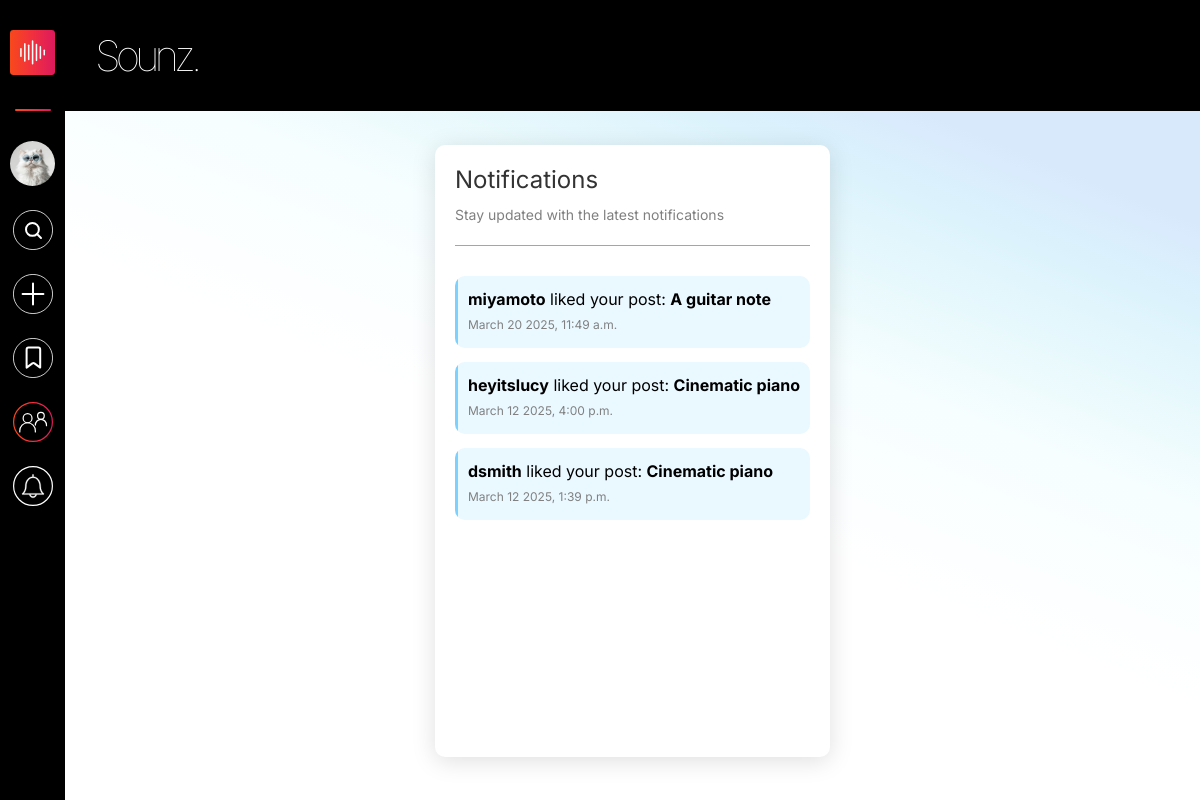
Before: /notifications/ (signed in) with the older database file.
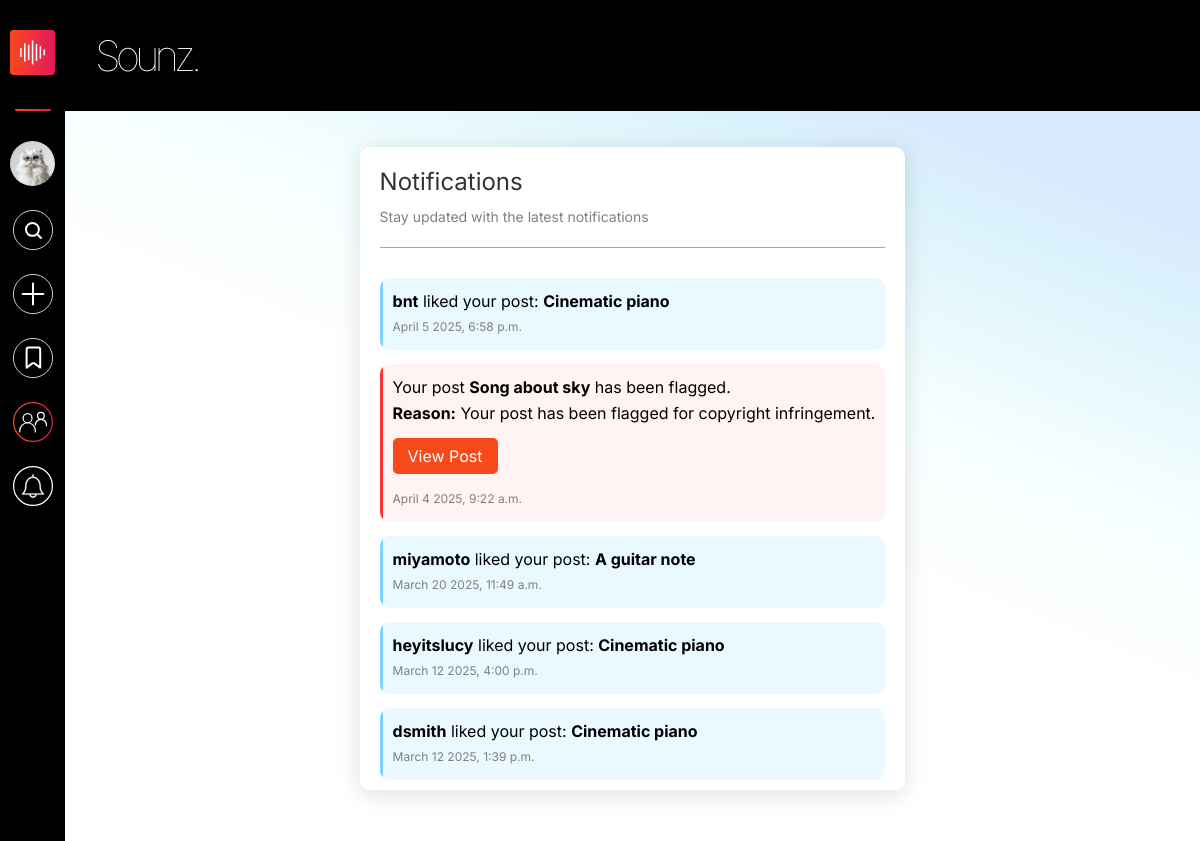
After: the same page with the newer database file.
### users/models.py (models this page shows, shortened)
class Notification(models.Model):
    NOTIFICATION_TYPES = (
        ('like', 'Like'),
        ('collab', 'Collaboration Request'),
        ('flagged', 'Post Flagged'),
    )
    STATUS_CHOICES = [
        ('unread', 'Unread'),
        ('read', 'Read'),
    ]
    recipient = models.ForeignKey(User, on_delete=models.CASCADE, related_name='notifications')
    sender = models.ForeignKey(User, on_delete=models.CASCADE)
    post = models.ForeignKey('postdb', on_delete=models.CASCADE, blank=True, null=True)
    message = models.TextField()
    notification_type = models.CharField(max_length=10, choices=NOTIFICATION_TYPES)
    timestamp = models.DateTimeField(auto_now_add=True)
    status = models.CharField(max_length=10, choices=STATUS_CHOICES, default='unread')
    class Meta:
        indexes = [
            models.Index(fields=['recipient']),
            models.Index(fields=['timestamp']),
        ]

class postdb(models.Model):
    pid=models.UUIDField(primary_key=True,max_length=10,default=uuid.uuid4)
    username=models.ForeignKey(to=profiledatadb,on_delete=models.CASCADE)
    media=models.FileField(upload_to='media/Posts')
    media_thumbnail=models.FileField(upload_to='media/Thumbnails',default=None,blank=True,null=True)
    caption=models.CharField(max_length=30)
    descr=models.TextField()
    langu=models.CharField(max_length=15,default="English")
    mediatype=models.CharField(max_length=15,blank=True)
    location=models.CharField(max_length=15)
    likes=models.IntegerField(default=0)
    media_format=models.CharField(max_length=20, blank=True)
    timestamp = models.DateTimeField(auto_now=True)
    collaborated_owners = models.ManyToManyField(User, through="collaborators_table")
    isCollaborated = models.BooleanField(default=False)
    collaboration = models.UUIDField(default=None,blank=True,null=True)
    flagged = models.BooleanField(default=False)  # 0 = Not Flagged, 1 = Flagged
    flag_counter = models.IntegerField(default=0)  # Tracks offensive/explicit content reports
    reported_users = models.ManyToManyField(User, blank=True, related_name="reported_posts")
    is_private = models.BooleanField(default=False)

### users/views.py (the view)
# urls.py: path('notifications/', views.notifications, name='notifications'),
@login_required
def notifications(request):
    username = request.user.username
    userobj = profiledatadb.objects.get(username=username)
    collab_member_list = Member_Information.objects.filter(post_member=request.user).select_related('collaboration').filter(
    collaboration__collab_end=False,
    collaboration__request_status="accepted"
    )
    combined_collab_list = [member.collaboration for member in collab_member_list]
    user_notifications = Notification.objects.filter(recipient=request.user).order_by('-timestamp')
    reported_posts = {notif.post for notif in user_notifications if notif.post}
    if hasattr(Notification, 'status'):
        user_notifications.update(status="read")
    context = {
            "user": userobj,
            'collab_list': combined_collab_list,
            'notifications': user_notifications,
            'reported_posts': reported_posts
        }
    return render(request, 'notifications.html', context)

### templates/notifications.html (shortened to what this page needs)
{% extends 'base.html' %}
{% load static %}
{% block additional_css %}
<link rel="stylesheet" href="{% static 'css/notification.css' %}">
{% endblock %}
{% block content %}
<div class="header-for-home">{% include 'header-base-sub.html' %}</div>
<div class="notification-window">
    <div class="container">
        <div class="notification-header">
            <h2>Notifications</h2>
            <p class="sub-heading">Stay updated with the latest notifications</p>
        </div>
        {% if notifications %}
            <ul class="notification-list">
                {% for notification in notifications %}
                <li class="notification">
                        {% if notification.notification_type == "like" %}
                            <div class="like">
                            <strong>{{ notification.sender.username }}</strong>
                            liked your post: <strong>{{ notification.post.caption }}</strong>
                            <span class="timestamp">{{ notification.timestamp|date:"F j Y, g:i a" }}</span>
                        </div>
                        {% elif notification.notification_type == "flagged" %}
                            <div class="flagged">
                            Your post <strong>{{ notification.post.caption }}</strong> has been flagged.
                            <p><strong>Reason:</strong> {{ notification.message }}</p>
                            <a class="view-post-btn" href="{% url 'media' %}?pid={{ notification.post.pid }}">View Post</a>
                            <span class="timestamp">{{ notification.timestamp|date:"F j Y, g:i a" }}</span>
                        </div>
                        {% endif %}
                    </li>
                {% endfor %}
            </ul>
        {% else %}
            <p>No notifications yet.</p>
        {% endif %}
    </div>
</div>
{% endblock %}

Changed rows visible on the page:
added Notification: sender.username "bnt", post.caption "Cinematic piano", timestamp "April 5 2025, 6:58 p.m."
added Notification: post.caption "Song about sky", message "Your post has been flagged for copyright infringement.", timestamp "April 4 2025, 9:22 a.m."
